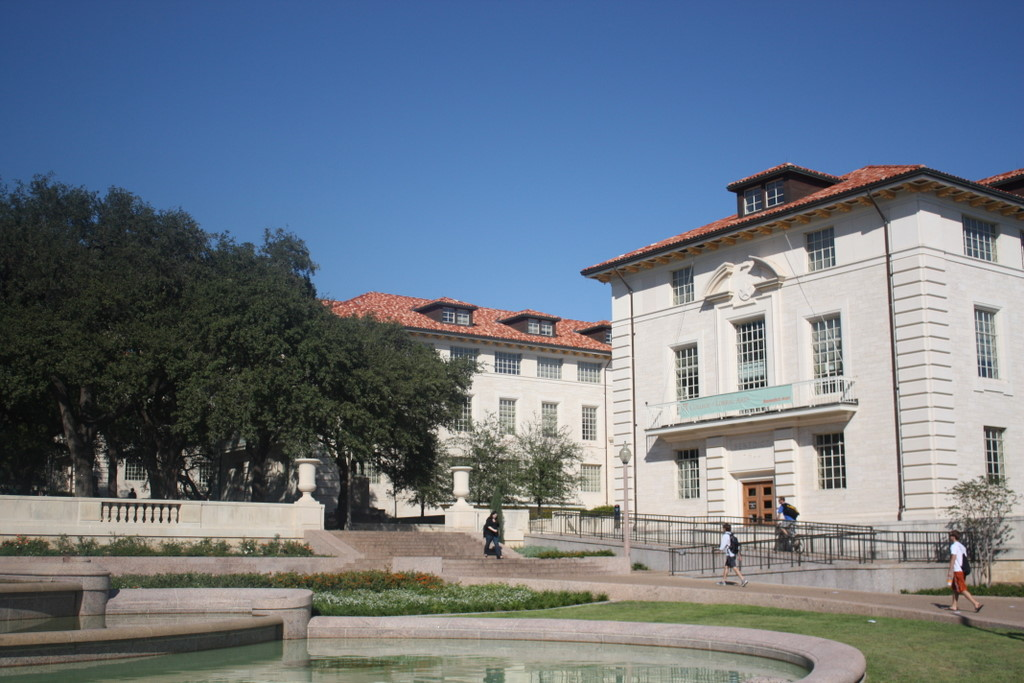
#> input picture project/stitch/right.png, 1024 x 683 px, found by its file name
$ jupyter execute --allow-errors 'stitching images.ipynb'
#> lines starting #> are read from the running program, lines starting #| are printed output that depends on the picture
#> (a cell that did not finish here is left out)

[cell 2]
import cv2
import numpy as np
import matplotlib.pyplot as plt
from random import randrange

[cell 3]
img = cv2.imread('C:/Users/Admin/Desktop/project/stitch/right.png')
#> img is the input picture: shape (683, 1024, 3); mean B, G, R 132, 118.9, 107.7
img = cv2.cvtColor(img,cv2.COLOR_BGR2GRAY)
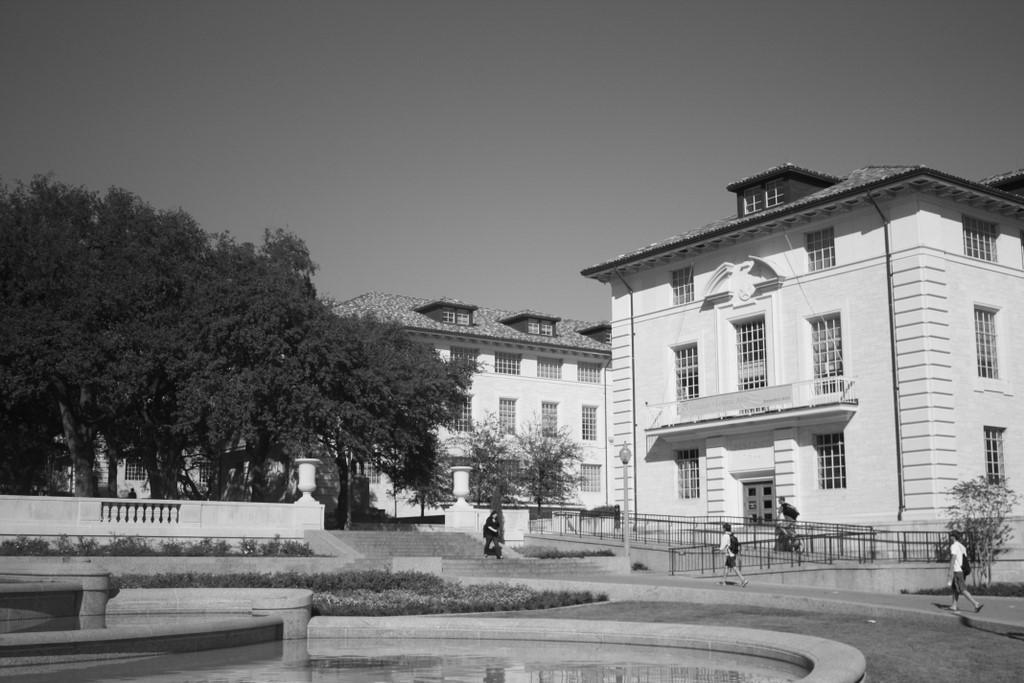
#> img: shape (683, 1024); min 3, max 253, mean 117
img1 = cv2.imread('C:/Users/Admin/Desktop/project/stitch/left.png')
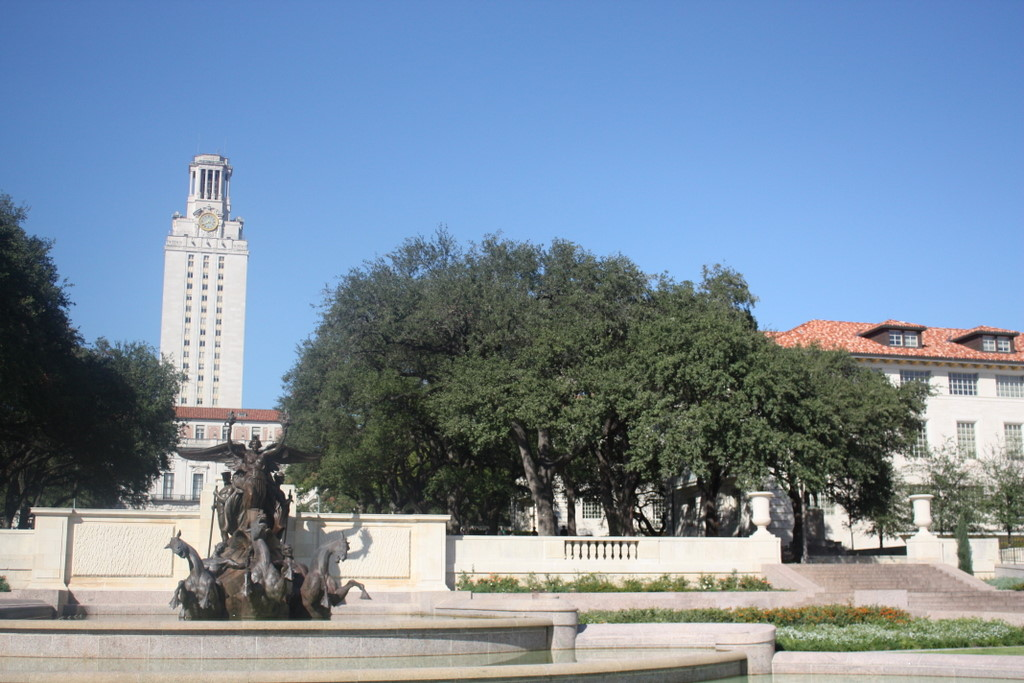
#> input picture project/stitch/left.png, 1024 x 683 px, found by its file name
#> img1 is the input picture: shape (683, 1024, 3); mean B, G, R 159, 140, 121.7
img1 = cv2.cvtColor(img1,cv2.COLOR_BGR2GRAY)
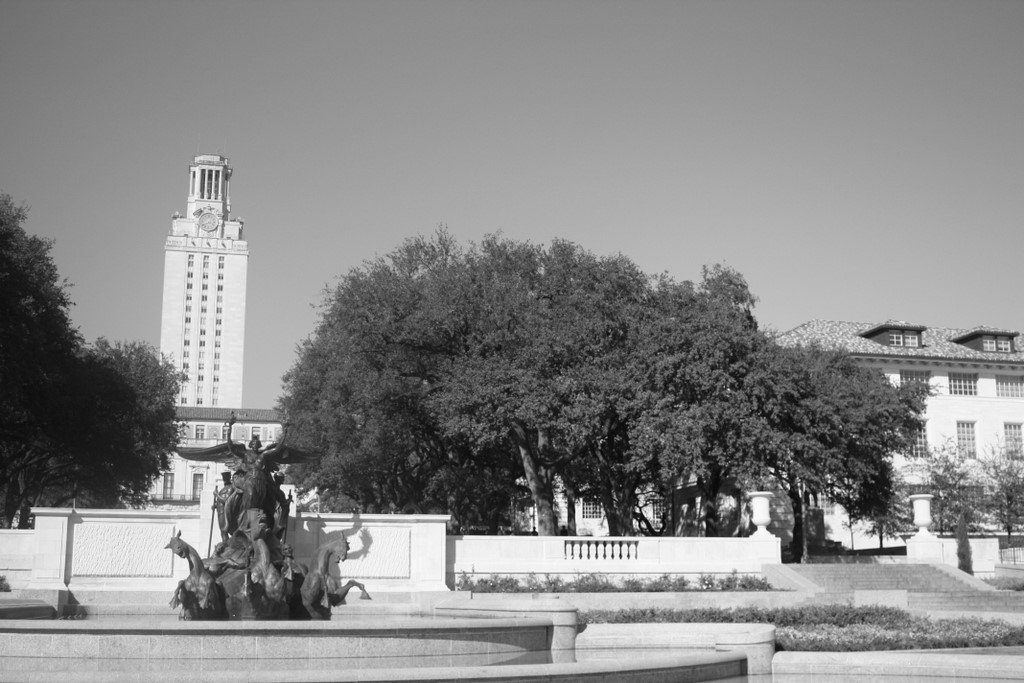
#> img1: shape (683, 1024); min 2, max 255, mean 136.7

sift = cv2.xfeatures2d.SIFT_create()
# find the keypoints and descriptors with SIFT
kp1, des1 = sift.detectAndCompute(img,None)
#> kp1 = 4195 keypoints; strongest (x, y, size): (958, 550, 9.6), (490, 527, 2), (376, 451, 1.8), (440, 520, 6.8)
kp2, des2 = sift.detectAndCompute(img1,None)
#> kp2 = 5314 keypoints; strongest (x, y, size): (620, 556, 2.4), (612, 556, 2.2), (698, 499, 3.5), (534, 528, 1.9)

bf = cv2.BFMatcher()
matches = bf.knnMatch(des1,des2, k=2)
#> matches = 4195 matches

# Apply ratio test
good = []
for m in matches:
    if m[0].distance < 0.5*m[1].distance:
        good.append(m)
#> after the loop, good = 695 matches
matches = np.asarray(good)


if len(matches[:,0]) >= 4:
    src = np.float32([ kp1[m.queryIdx].pt for m in matches[:,0] ]).reshape(-1,1,2)
#> src = 695 rows, first 8: [12.75, 206.4], [17.56, 581.7], [17.56, 581.7], [19.79, 380.9], [27.06, 356.7], [27.06, 356.7], [28.91, 194.8], [28.91, 194.8]
    dst = np.float32([ kp2[m.trainIdx].pt for m in matches[:,0] ]).reshape(-1,1,2)
#> dst = 695 rows, first 8: [467.8, 265.7], [494, 617.1], [494, 617.1], [484.1, 428.1], [489, 405], [489, 405], [481.5, 253.5], [481.5, 253.5]

    H, masked = cv2.findHomography(src, dst, cv2.RANSAC, 5.0)
#> H = [[0.766, 0.0372, 446.8], [-0.136, 0.912, 76.06], [-0.000211, -3.2e-05, 1]]; masked = 695 values, max 1 at index 0, min 0 at index 552, mean 0.994
    print (H)
#| [[ 7.65715731e-01  3.72082577e-02  4.46807943e+02]
#|  [-1.35565541e-01  9.12377363e-01  7.60569810e+01]
#|  [-2.10834981e-04 -3.20176687e-05  1.00000000e+00]]
else:
    raise AssertionError("Can't find enough keypoints.")

dst = cv2.warpPerspective(img1,H,(img.shape[1] + img1.shape[1], img.shape[0]))
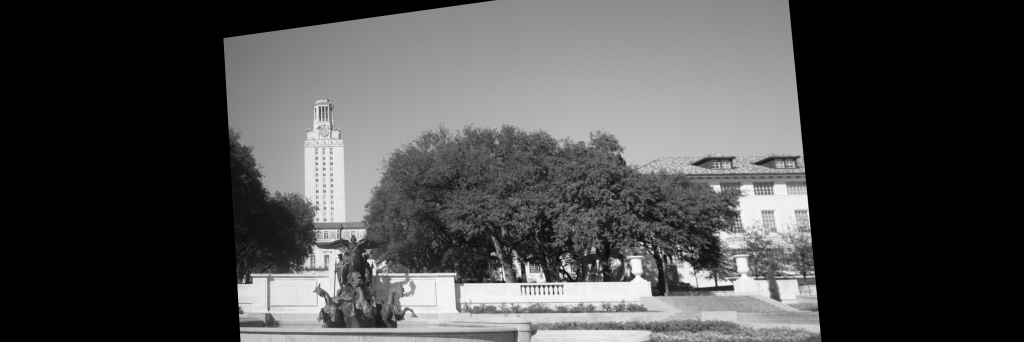
#> dst: shape (683, 2048) (shown at 1/2 size); min 0, max 253, mean 74.3

dst[0:img.shape[0], 0:img.shape[1]] = img
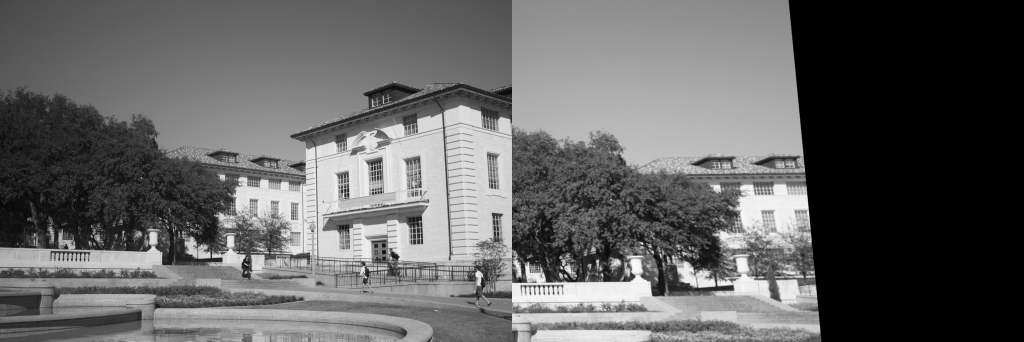
#> dst: shape (683, 2048) (shown at 1/2 size); min 0, max 253, mean 99.1
cv2.imshow('output.jpg',dst)

cv2.waitKey(0)

#closing all open windows
cv2.destroyAllWindows()

[cell 4]
img = cv2.imread('C:/Users/Admin/Desktop/project/stitch/right.png')
cv2.imshow('img',img)
cv2.waitKey(0)

#closing all open windows
cv2.destroyAllWindows()

[cell 5]
import cv2

imageFiles = ['test1.png','test2.png']
images = []
for filename in imageFiles:
    img = cv2.imread(filename)
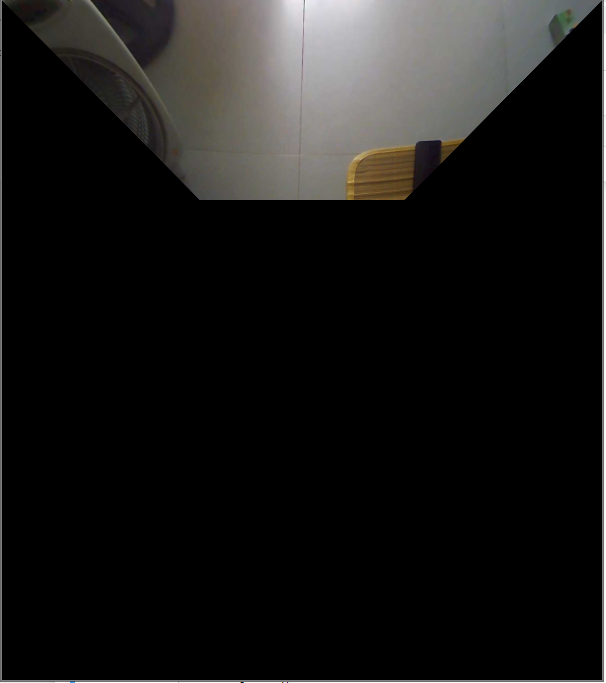
#> input picture project/stitch/test1.PNG, 606 x 683 px, found by its file name
#> img is the input picture: shape (683, 606, 3); mean B, G, R 22.7, 23.6, 24.3
    images.append(img)

cv2.ocl.setUseOpenCL(False)
stitcher = cv2.Stitcher.create()
status, result = stitcher.stitch(images)
#> status = 1
cv2.imwrite('result.png',result)
cv2.waitKey(0)

#closing all open windows
cv2.destroyAllWindows()
